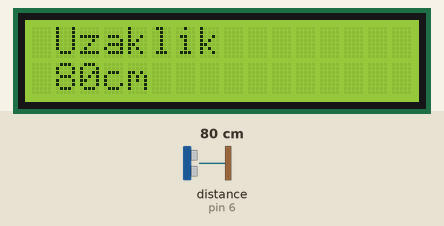
Bench run of a sketch on a simulated Arduino Uno, built with avr-gcc and run on an emulated ATmega328P. Shown: 16×2 character LCD. Wiring (inferred from the names in the program): ultrasonic range finder: trigger pin 7; echo pin 6. The inputs (shaded band) are chosen by the test bench; at power-on: distance to the obstacle (sensor on pin 6) 80 cm. The echo pulse lasts 58.3 µs per cm.

Above: at 1.2 s.
1.3 s: distance to the obstacle (sensor on pin 6) set to 2 cm
At 2.4 s:
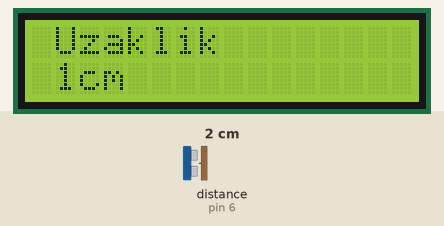
3.1 s: distance to the obstacle (sensor on pin 6) set to 4 cm
At 4.5 s:
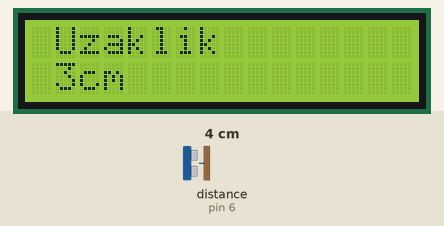
5.0 s: distance to the obstacle (sensor on pin 6) set to 9 cm
At 6.6 s:
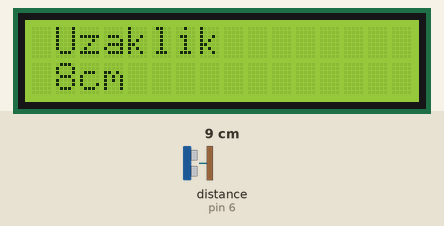
Timing chart, 0 to 8.1 s (numbered marks = the images above; inputs shaded):
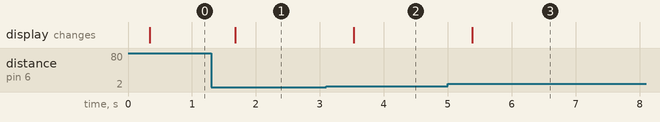

Measured:
- after the input at 1.3 s, the display: changes after 0.38 s (image 1)
- after the input at 3.1 s, the display: changes after 0.43 s (image 2)
- after the input at 5.0 s, the display: changes after 0.39 s (image 3)

The sketch:

dijital_metre.ino
```cpp
#include <Wire.h>
#include <LiquidCrystal_I2C.h>
LiquidCrystal_I2C lcdekranim(0x27,16,2);

int trigPin = 7;
int echoPin = 6;
int sure;
int uzaklik;

void setup()
{

  pinMode(trigPin,OUTPUT);
  pinMode(echoPin,INPUT);

  lcdekranim.init();
  lcdekranim.backlight();
}

void loop()
{

  digitalWrite(trigPin,LOW);
  delayMicroseconds(5);
  digitalWrite(trigPin,HIGH);
  delayMicroseconds(10);
  digitalWrite(trigPin,LOW);

  sure = pulseIn(echoPin,HIGH,11600);

  uzaklik = sure*0.0345/2;

  delay(250);

  lcdekranim.clear();
  lcdekranim.setCursor(1,0);
  lcdekranim.print("Uzaklik");
  lcdekranim.setCursor(1,1);
  lcdekranim.print(uzaklik);
  lcdekranim.print("cm");


}
```
